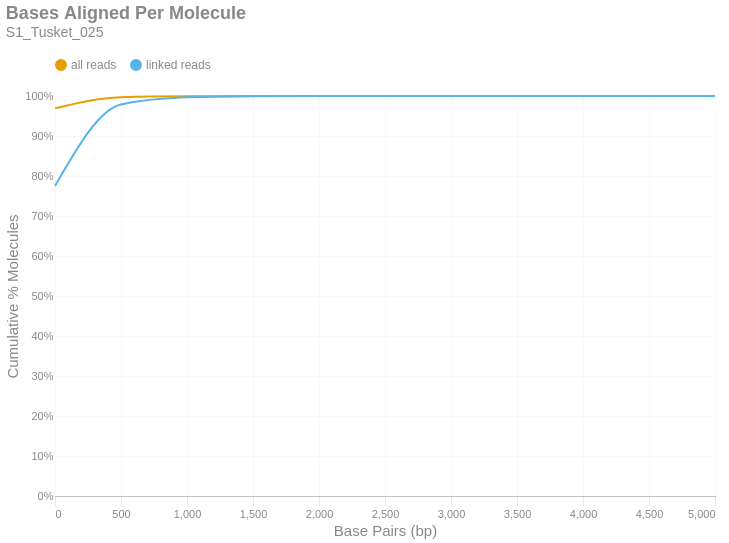

Notebook code for this chart:
### Markdown cell above
### Bases Aligned Per Molecule
This is a cumulative frequency distribution showing the number of base pairs aligned per unique molecule. These data are shown in 500 bp bins. There are two distributions: one with `all reads` (yellow) and another with only `linked reads` (blue). The percent of molecules in the `linked reads` distribution is relative to the total number of linked molecules.

### Code cell
if SKIPLR:
    print_html(f"Skipped")
else:
    binned_df = consolidated_hist(valids['aligned_bp'], mask, 500, True)
    with SafeRender(binned_df):
        (
            density_plot(binned_df, 'Bases Aligned Per Molecule', samplename, 'basesper')
            .encode(
                x=alt.X('bin:Q', title="Base Pairs (bp)").axis(tickMinStep=500).scale(padding=0),
                y=alt.Y('value:Q', title='Cumulative % Molecules')
                    .axis(format='%')
                    .scale(domain = [0,1])
                    .stack(False),
                color=alt.Color("key:N").scale(domain = ["all reads", "linked reads"]),
                tooltip = [
                    alt.Tooltip("key:N", title = "Data Type"),
                    alt.Tooltip("range_label:N", title="Bases Aligned Per Molecule"),
                    alt.Tooltip("value:Q", format = ".2%", title="% Molecules (Cum.)")
                ]
            )
        ).display()

### Figure 1 — Vega-Lite specification as saved in the notebook (floating-point values rounded to 4 significant figures)
{"width": "container", "height": 400, "config": {"title": {"anchor": "start", "dy": -15, "fontSize": 18, "color": "#888888", "subtitleColor": "#888888", "subtitleFontSize": 14}, "arc": {"fill": "#0072B2"}, "axis": {"domainColor": "#888888", "domainWidth": 0.5, "gridWidth": 0.2, "grid": false, "titleFontWeight": 400, "titleFontSize": 15, "labelFontSize": 11, "labelColor": "#888888", "tickColor": "#888888", "tickWidth": 0.2, "titleColor": "#888888"}, "axisBand": {"grid": false}, "axisX": {"grid": true, "tickSize": 10, "domainCap": "round"}, "axisY": {"domain": false, "grid": true, "tickSize": 0, "domainCap": "round"}, "background": "transparent", "header": {"labelFontSize": 15, "labelColor": "#888888", "titleFontSize": 15, "titleFontWeight": 600, "titleColor": "#888888"}, "legend": {"labelFont": "sans-serif", "labelFontSize": 12, "labelColor": "#888888", "symbolSize": 100, "symbolType": "circle", "titleFontSize": 12, "titlePadding": 10, "titleColor": "#888888", "title": null, "orient": "top"}, "range": {"category": ["#E69F00", "#56B4E9", "#009E73", "#F0E442", "#0072B2", "#D55E00", "#CC79A7", "#000000"], "diverging": ["#cfe8f3", "#a2d4ec", "#73bfe2", "#46abdb", "#1696d2", "#12719e"]}, "area": {"fill": "#0072B2", "fillOpacity": 0.7, "line": true, "strokeOpacity": 0.7}, "line": {"color": "#0072B2", "stroke": "#0072B2", "strokeWidth": 2}, "trail": {"color": "#0072B2", "stroke": "#0072B2", "strokeWidth": 0, "size": 1}, "point": {"filled": true, "fillOpacity": 1.0, "size": 95}, "text": {"color": "#888888", "fontSize": 11, "align": "right", "fontWeight": 400, "size": 11}, "bar": {"fill": "#0072B2", "stroke": null}, "view": {"stroke": null, "continuousWidth": 660, "continuousHeight": 400}}, "data": {"name": "data-6b0046fdba9863672d78bf58523cebf9"}, "mark": {"type": "line", "interpolate": "monotone", "point": {"opacity": 0, "size": 275}}, "encoding": {"color": {"field": "key", "scale": {"domain": ["all reads", "linked reads"]}, "type": "nominal"}, "tooltip": [{"field": "key", "title": "Data Type", "type": "nominal"}, {"field": "range_label", "title": "Bases Aligned Per Molecule", "type": "nominal"}, {"field": "value", "format": ".2%", "title": "% Molecules (Cum.)", "type": "quantitative"}], "x": {"axis": {"tickMinStep": 500}, "field": "bin", "scale": {"padding": 0}, "title": "Base Pairs (bp)", "type": "quantitative"}, "y": {"axis": {"format": "%"}, "field": "value", "scale": {"domain": [0, 1]}, "stack": false, "title": "Cumulative % Molecules", "type": "quantitative"}}, "params": [{"name": "param_c36ac31b6afebe62", "select": {"type": "point", "fields": ["key"]}, "bind": "legend"}], "title": {"text": "Bases Aligned Per Molecule", "subtitle": "S1_Tusket_025"}, "transform": [{"fold": ["all reads (cumsum)", "linked reads (cumsum)"]}, {"calculate": "replace(datum.key, ' (cumsum)', '')", "as": "key"}, {"filter": {"param": "param_c36ac31b6afebe62"}}], "usermeta": {"embedOptions": {"downloadFileName": "S1_Tusket_025.basesper"}}, "$schema": "https://vega.github.io/schema/vega-lite/v6.1.0.json", "datasets": {"data-6b0046fdba9863672d78bf58523cebf9": [{"bin": "0.0", "interval": "0.0-500.0", "all reads": 0.969, "linked reads": 0.7751, "all reads (cumsum)": 0.969, "linked reads (cumsum)": 0.7751, "range_label": "0-499"}, {"bin": "500.0", "interval": "500.0-1000.0", "all reads": 0.02811, "linked reads": 0.2038, "all reads (cumsum)": 0.9971, "linked reads (cumsum)": 0.979, "range_label": "500-999"}, {"bin": "1000.0", "interval": "1000.0-1500.0", "all reads": 0.002449, "linked reads": 0.01796, "all reads (cumsum)": 0.9996, "linked reads (cumsum)": 0.9969, "range_label": "1000-1499"}, {"bin": "1500.0", "interval": "1500.0-2000.0", "all reads": 0.0003423, "linked reads": 0.002513, "all reads (cumsum)": 0.9999, "linked reads (cumsum)": 0.9994, "range_label": "1500-1999"}, {"bin": "2000.0", "interval": "2000.0-2500.0", "all reads": 6.49e-05, "linked reads": 0.0004766, "all reads (cumsum)": 1.0, "linked reads (cumsum)": 0.9999, "range_label": "2000-2499"}, {"bin": "2500.0", "interval": "2500.0-3000.0", "all reads": 1.068e-05, "linked reads": 7.842e-05, "all reads (cumsum)": 1.0, "linked reads (cumsum)": 1.0, "range_label": "2500-2999"}, {"bin": "3000.0", "interval": "3000.0-3500.0", "all reads": 2.373e-06, "linked reads": 1.743e-05, "all reads (cumsum)": 1.0, "linked reads (cumsum)": 1.0, "range_label": "3000-3499"}, {"bin": "3500.0", "interval": "3500.0-4000.0", "all reads": 5.932e-07, "linked reads": 4.357e-06, "all reads (cumsum)": 1.0, "linked reads (cumsum)": 1.0, "range_label": "3500-3999"}, {"bin": "4000.0", "interval": "4000.0-4500.0", "all reads": 2.373e-07, "linked reads": 1.743e-06, "all reads (cumsum)": 1.0, "linked reads (cumsum)": 1.0, "range_label": "4000-4499"}, {"bin": "4500.0", "interval": "4500.0-5000.0", "all reads": 0.0, "linked reads": 0.0, "all reads (cumsum)": 1.0, "linked reads (cumsum)": 1.0, "range_label": "4500-4999"}, {"bin": "5000.0", "interval": "5000.0-5500.0", "all reads": 1.186e-07, "linked reads": 8.714e-07, "all reads (cumsum)": 1.0, "linked reads (cumsum)": 1.0, "range_label": "5000-5499"}]}}
